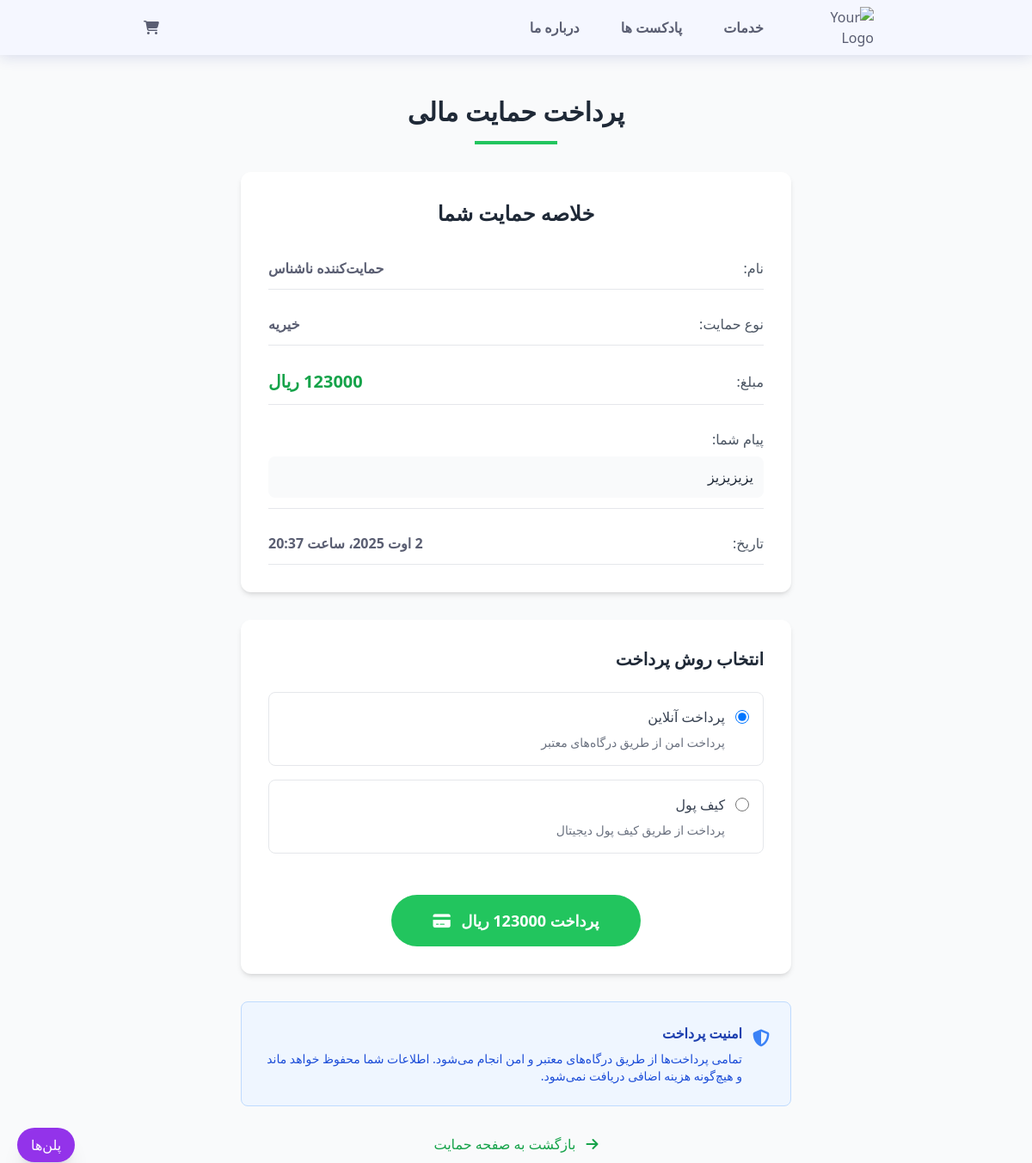
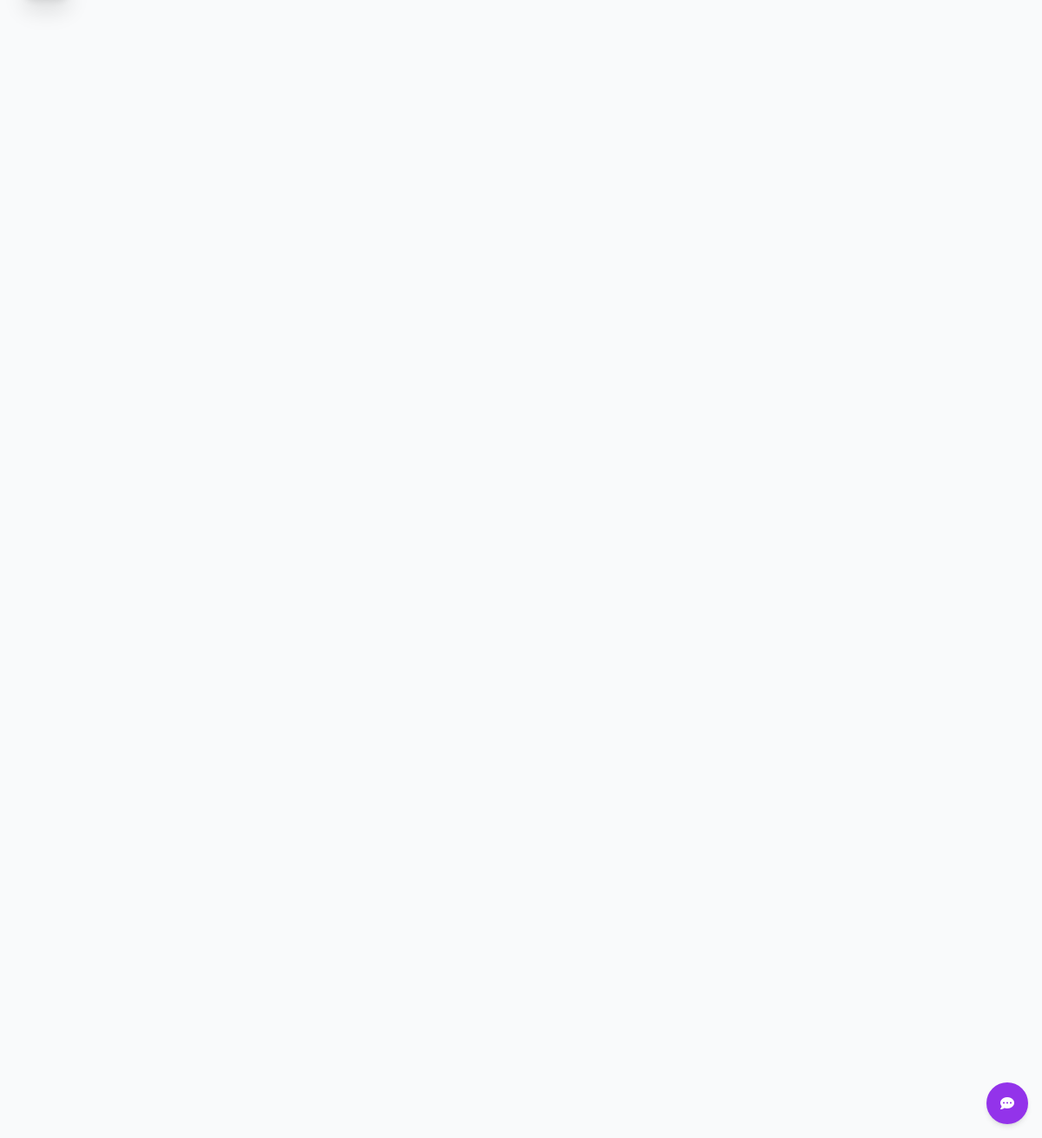
The page /donation/payment/1/ on the database its author committed (2 pictures, top to bottom).
### us/models.py (models this page shows, shortened)
class Donation(models.Model):
    DONATION_TYPES = [
        ('charity', 'خیریه'),
        ('support', 'حمایت از پروژه'),
        ('general', 'حمایت عمومی'),
    ]
    STATUS_CHOICES = [
        ('pending', 'در انتظار پرداخت'),
        ('completed', 'پرداخت شده'),
        ('failed', 'ناموفق'),
        ('cancelled', 'لغو شده'),
    ]
    donor_name = models.CharField(max_length=100, verbose_name='نام اهداکننده', blank=True, null=True)
    donor_phone = models.CharField(max_length=11, verbose_name='شماره تلفن')
    donor_email = models.EmailField(verbose_name='ایمیل', blank=True, null=True)
    amount = models.DecimalField(max_digits=10, decimal_places=0, verbose_name='مبلغ (تومان)')
    donation_type = models.CharField(max_length=20, choices=DONATION_TYPES, default='charity', verbose_name='نوع حمایت')
    message = models.TextField(verbose_name='پیام', blank=True, null=True)
    is_anonymous = models.BooleanField(default=False, verbose_name='حمایت ناشناس')
    status = models.CharField(max_length=10, choices=STATUS_CHOICES, default='pending', verbose_name='وضعیت')
    payment_id = models.CharField(max_length=100, blank=True, null=True, verbose_name='شناسه پرداخت')
    created_at = models.DateTimeField(auto_now_add=True, verbose_name='تاریخ ایجاد')
    updated_at = models.DateTimeField(auto_now=True, verbose_name='تاریخ بروزرسانی')
    class Meta:
        verbose_name = "حمایت مالی"
        verbose_name_plural = "حمایت‌های مالی"
        ordering = ['-created_at']

### us/views.py (the view, shortened to what this page needs)
# urls.py: path('donation/payment/<int:donation_id>/', views.donation_payment_view, name='donation_payment'),
def donation_payment_view(request, donation_id):
    donation = get_object_or_404(Donation, id=donation_id)
    context = {
        'donation': donation,
    }
    return render(request, 'us/donation_payment.html', context)

### us/context_processors.py (called while the page is built)
def cart_count(request):
    if request.session.session_key:
        try:
            cart = Cart.objects.get(session_key=request.session.session_key)
            return {'cart_count': cart.items.count()}
        except Cart.DoesNotExist:
            return {'cart_count': 0}
    return {'cart_count': 0}

### us/templates/us/donation_payment.html (shortened to what this page needs)
{% extends 'base.html' %}
{% load static %}
{% load jalali_tags %}
{% block content %}
<main class="min-h-screen bg-gray-50 py-12">
    <div class="max-w-2xl mx-auto px-4">
        <div class="text-center mb-8 mt-16">
            <h1 class="text-3xl font-bold text-gray-800 mb-4">پرداخت حمایت مالی</h1>
            <div class="w-24 h-1 bg-green-500 mx-auto"></div>
        </div>
        <div class="bg-white rounded-xl shadow-md p-8 mb-8">
            <h2 class="text-2xl font-bold text-gray-800 mb-6 text-center">خلاصه حمایت شما</h2>
            <div class="space-y-4">
                <div class="flex justify-between items-center py-3 border-b border-gray-200">
                    <span class="text-gray-600">نام:</span>
                    <span class="font-semibold">
                        {% if donation.is_anonymous %}
                            حمایت‌کننده ناشناس
                        {% else %}
                            {{ donation.donor_name|default:"نامشخص" }}
                        {% endif %}
                    </span>
                </div>
                <div class="flex justify-between items-center py-3 border-b border-gray-200">
                    <span class="text-gray-600">نوع حمایت:</span>
                    <span class="font-semibold">{{ donation.get_donation_type_display }}</span>
                </div>
                <div class="flex justify-between items-center py-3 border-b border-gray-200">
                    <span class="text-gray-600">مبلغ:</span>
                    <span class="font-bold text-green-600 text-xl">{{ donation.amount|floatformat:0 }} ریال</span>
                </div>
                {% if donation.message %}
                <div class="py-3 border-b border-gray-200">
                    <span class="text-gray-600 block mb-2">پیام شما:</span>
                    <p class="text-gray-800 bg-gray-50 p-3 rounded-lg">{{ donation.message }}</p>
                </div>
                {% endif %}
                <div class="flex justify-between items-center py-3 border-b border-gray-200">
                    <span class="text-gray-600">تاریخ:</span>
                    <span class="font-semibold">{{ donation.created_at|to_jalali:"%Y/%m/%d"}}</span>
                </div>
            </div>
        </div>
        <div class="bg-white rounded-xl shadow-md p-8">
            <h3 class="text-xl font-bold text-gray-800 mb-6">انتخاب روش پرداخت</h3>
            <form method="post" class="space-y-6">
                <div class="space-y-4">
                    <div class="border border-gray-200 rounded-lg p-4 hover:border-green-500 cursor-pointer">
                        <div class="flex items-center">
                            <input type="radio" name="payment_method" value="online" id="online" class="w-4 h-4 text-green-600" checked>
                            <label for="online" class="mr-3 text-gray-700 font-medium">پرداخت آنلاین</label>
                        </div>
                        <p class="text-sm text-gray-500 mt-2 mr-7">پرداخت امن از طریق درگاه‌های معتبر</p>
                    </div>
                    <div class="border border-gray-200 rounded-lg p-4 hover:border-green-500 cursor-pointer">
                        <div class="flex items-center">
                            <input type="radio" name="payment_method" value="wallet" id="wallet" class="w-4 h-4 text-green-600">
                            <label for="wallet" class="mr-3 text-gray-700 font-medium">کیف پول</label>
                        </div>
                        <p class="text-sm text-gray-500 mt-2 mr-7">پرداخت از طریق کیف پول دیجیتال</p>
                    </div>
                </div>
                <div class="text-center pt-6">
                    <button type="submit" class="bg-green-500 hover:bg-green-600 text-white font-bold py-4 px-12 rounded-full transition duration-300 text-lg">
                        پرداخت {{ donation.amount|floatformat:0 }} ریال
                        <i class="fas fa-credit-card mr-2"></i>
                    </button>
                </div>
            </form>
        </div>
        <div class="bg-blue-50 border border-blue-200 rounded-lg p-6 mt-8">
            <div class="flex items-start">
                <i class="fas fa-shield-alt text-blue-500 text-xl mt-1 ml-3"></i>
                <div>
                    <h4 class="font-semibold text-blue-800 mb-2">امنیت پرداخت</h4>
                    <p class="text-blue-700 text-sm">
                        تمامی پرداخت‌ها از طریق درگاه‌های معتبر و امن انجام می‌شود.
                        اطلاعات شما محفوظ خواهد ماند و هیچ‌گونه هزینه اضافی دریافت نمی‌شود.
                    </p>
                </div>
            </div>
        </div>
        <div class="text-center mt-8">
            <a href="{% url 'us:donation' %}" class="text-green-600 hover:text-green-700 font-medium">
                <i class="fas fa-arrow-right ml-2"></i>
                بازگشت به صفحه حمایت
            </a>
        </div>
    </div>
</main>
{% endblock %}

### static/css/styles.css (style rules this page uses)
body { font-family: 'Vazir', 'IRANSans', sans-serif; background-color: #f8f9fa; }
* { box-sizing: border-box; padding: 0; margin: 0; }
html { scroll-behavior: smooth; }
body, input, button { font-family: var(--body-font); font-size: var(--normal-font-size); }
body { background-color: var(--body-color); color: var(--text-color); }
input, button { border: none; outline: none; }
a { text-decoration: none; }
:root { --header-height: 2rem; --first-color: hsl(291, 60%, 42%); --title-color: hsl(230, 12%, 40%); --text-color: hsl(230, 12%, 40%); --body-color: hsl(230, 100%, 98%); --container-color: hsl(230, 100%, 97%); --border-color: hsl(230, 25%, 80%); --h2-font-size: 1.25rem; --normal-font-size: .938rem; --font-regular: 400; --font-medium: 500; --font-semi-bold: 600; --z-fixed: 100; --z-modal: 1000; }
@media screen and (min-width: 1023px) { :root { --h2-font-size: 1.5rem; --normal-font-size: 1rem; } }

### rows shown on the page
Donation: donation_type "خیریه", amount "123000", message "یزیزیزیز", created_at|to_jalali "2 اوت 2025، ساعت 20:37"
